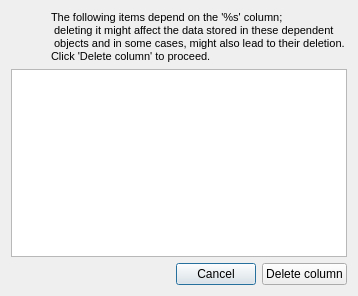
<?xml version="1.0" encoding="UTF-8"?>
<ui version="4.0">
 <class>dlgColumnDepend</class>
 <widget class="QDialog" name="dlgColumnDepend">
  <property name="windowModality">
   <enum>Qt::WindowModal</enum>
  </property>
  <property name="geometry">
   <rect>
    <x>0</x>
    <y>0</y>
    <width>358</width>
    <height>296</height>
   </rect>
  </property>
  <property name="contextMenuPolicy">
   <enum>Qt::DefaultContextMenu</enum>
  </property>
  <property name="windowTitle">
   <string>Column dependencies</string>
  </property>
  <layout class="QVBoxLayout" name="verticalLayout">
   <item>
    <layout class="QHBoxLayout" name="horizontalLayout_3">
     <property name="spacing">
      <number>0</number>
     </property>
     <item>
      <widget class="QLabel" name="label">
       <property name="maximumSize">
        <size>
         <width>40</width>
         <height>16777215</height>
        </size>
       </property>
       <property name="text">
        <string/>
       </property>
       <property name="pixmap">
        <pixmap resource="../../resources.qrc">:/plugins/stdm/images/icons/warning_large.png</pixmap>
       </property>
       <property name="alignment">
        <set>Qt::AlignCenter</set>
       </property>
      </widget>
     </item>
     <item>
      <widget class="QLabel" name="qryLabel">
       <property name="font">
        <font>
         <pointsize>8</pointsize>
         <weight>50</weight>
         <bold>false</bold>
        </font>
       </property>
       <property name="text">
        <string>The following items depend on the '%s' column;
 deleting it might affect the data stored in these dependent
 objects and in some cases, might also lead to their deletion.
Click 'Delete column' to proceed.</string>
       </property>
       <property name="textFormat">
        <enum>Qt::PlainText</enum>
       </property>
       <property name="wordWrap">
        <bool>true</bool>
       </property>
      </widget>
     </item>
    </layout>
   </item>
   <item>
    <widget class="QTreeWidget" name="twEntityDepend">
     <attribute name="headerVisible">
      <bool>false</bool>
     </attribute>
     <column>
      <property name="text">
       <string notr="true">1</string>
      </property>
     </column>
    </widget>
   </item>
   <item>
    <layout class="QHBoxLayout" name="horizontalLayout_2" stretch="1,1">
     <item>
      <spacer name="horizontalSpacer">
       <property name="orientation">
        <enum>Qt::Horizontal</enum>
       </property>
       <property name="sizeHint" stdset="0">
        <size>
         <width>165</width>
         <height>20</height>
        </size>
       </property>
      </spacer>
     </item>
     <item>
      <layout class="QHBoxLayout" name="horizontalLayout" stretch="1,1">
       <property name="sizeConstraint">
        <enum>QLayout::SetFixedSize</enum>
       </property>
       <property name="rightMargin">
        <number>0</number>
       </property>
       <item>
        <widget class="QPushButton" name="btnCancel">
         <property name="text">
          <string>Cancel</string>
         </property>
        </widget>
       </item>
       <item>
        <widget class="QPushButton" name="btnDelete">
         <property name="text">
          <string>Delete column</string>
         </property>
        </widget>
       </item>
      </layout>
     </item>
    </layout>
   </item>
  </layout>
 </widget>
 <resources>
  <include location="../../resources.qrc"/>
 </resources>
 <connections/>
</ui>
